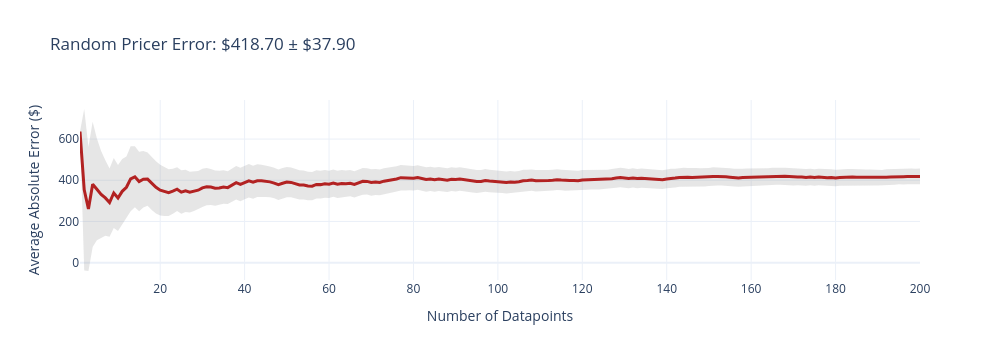
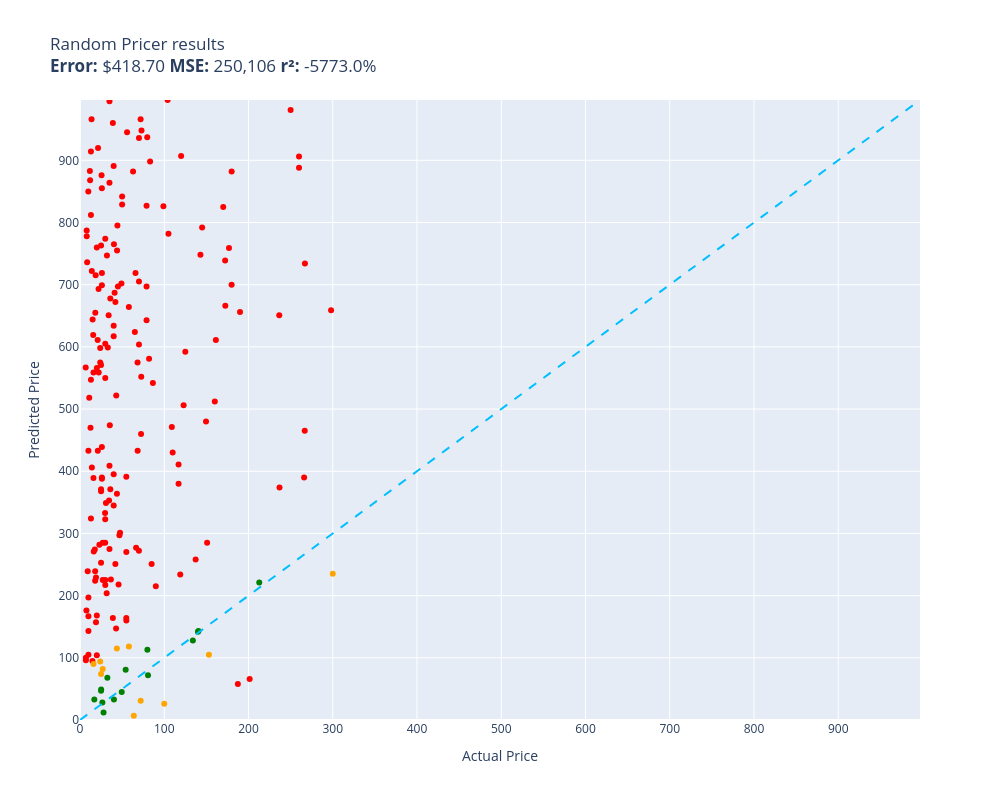

These figures' notebook cell, in order:
### Code cell
random.seed(42)
evaluate(random_pricer, test)

### Figure 1 — Plotly figure (JSON) as saved in the notebook; plotly's stock layout.template omitted (floating-point values rounded to 4 significant figures; data arrays with more than 128 entries replaced by an {"elided": "..."} marker saying what was removed)
{"data": [{"fill": "toself", "fillcolor": "rgba(128,128,128,0.2)", "hoverinfo": "skip", "line": {"color": "rgba(255,255,255,0)"}, "name": "95% CI", "showlegend": false, "type": "scatter", "x": {"elided": "400 int values"}, "y": {"elided": "400 float values"}}, {"customdata": {"elided": "200x1 float values"}, "hovertemplate": "n=%{x}<br>Avg Error=$%{y:,.2f}<br>±95% CI=$%{customdata[0]:,.2f}<extra></extra>", "line": {"color": "firebrick", "width": 3}, "mode": "lines", "name": "Cumulative Avg Error", "type": "scatter", "x": {"elided": "200 int values"}, "y": {"elided": "200 float values"}}], "layout": {"height": 360, "showlegend": false, "title": {"text": "Random Pricer Error: $418.70 ± $37.90"}, "width": 1000, "xaxis": {"title": {"text": "Number of Datapoints"}}, "yaxis": {"title": {"text": "Average Absolute Error ($)"}}}}

### Figure 2 — Plotly figure (JSON) as saved in the notebook; plotly's stock layout.template omitted (floating-point values rounded to 4 significant figures; data arrays with more than 128 entries replaced by an {"elided": "..."} marker saying what was removed)
{"data": [{"customdata": {"elided": "174x1 str values"}, "hovertemplate": "%{customdata[0]}<extra></extra>", "legendgroup": "red", "marker": {"color": "red", "size": 6, "symbol": "circle"}, "mode": "markers", "name": "red", "orientation": "v", "showlegend": true, "type": "scatter", "x": {"elided": "174 float values"}, "xaxis": "x", "y": {"elided": "174 int values"}, "yaxis": "y"}, {"customdata": [["Yosoo Piano Keyboard Stands, Black Porta...\nGuess=$115.00 Actual=$43.79"], ["Nilight Headlight Assembly for 2003 2004...\nGuess=$26.00 Actual=$99.99"], ["AC Adapter Charger for Samsung 7 Spin 2-...\nGuess=$90.00 Actual=$15.99"], ["14 pt Green Folders, Full Cut End Tab, L...\nGuess=$31.00 Actual=$72.00"], ["RSI Racing GH-2 Hi-Power Grip Heater Ele...\nGuess=$7.00 Actual=$63.86"], ["Stehlen 733469494546 Compatible with 201...\nGuess=$105.00 Actual=$153.00"], ["Runspeed Knee Shin Guards Adult Elbow & ...\nGuess=$82.00 Actual=$26.99"], ["Suifdu USB Headset with Noise Cancelling...\nGuess=$74.00 Actual=$24.99"], ["K&N Cold Air Intake Kit: High Performanc...\nGuess=$235.00 Actual=$299.99"], ["SUPERONE for iPhone 14 Pro Phone MagSafe...\nGuess=$94.00 Actual=$23.99"], ["Ontel Magic Tracks Mega Set - 2 LED Race...\nGuess=$118.00 Actual=$57.99"]], "hovertemplate": "%{customdata[0]}<extra></extra>", "legendgroup": "orange", "marker": {"color": "orange", "size": 6, "symbol": "circle"}, "mode": "markers", "name": "orange", "orientation": "v", "showlegend": true, "type": "scatter", "x": [43.79, 99.99, 15.99, 72.0, 63.86, 153.0, 26.99, 24.99, 300.0, 23.99, 57.99], "xaxis": "x", "y": [115, 26, 90, 31, 7, 105, 82, 74, 235, 94, 118], "yaxis": "y"}, {"customdata": [["Disney Alice In Wonderland Oh Dear PopSo...\nGuess=$33.00 Actual=$16.99"], ["Dayco 5060950 Serpentine Belt , Black\nGuess=$28.00 Actual=$26.55"], ["Front Quick Complete Struts Assembly & R...\nGuess=$221.00 Actual=$212.75"], ["Cerwin-Vega H7653 6.5\" 60W RMS /340W MAX...\nGuess=$45.00 Actual=$49.52"], ["House, Home and More Set of 12 Adhesive ...\nGuess=$128.00 Actual=$133.95"], ["SAS Safety 690-1510 Hi-Viz Class-3 Hoode...\nGuess=$81.00 Actual=$54.20"], ["Beck/Arnley 051-6291 Hub and Bearing Ass...\nGuess=$72.00 Actual=$80.74"], ["parts-quick 256MB Kit 2 X 128MB DRAM Mem...\nGuess=$47.00 Actual=$24.99"], ["All Balls Racing 25-1616 Wheel Bearing a...\nGuess=$33.00 Actual=$40.30"], ["FastCap SpeedRoller Pro Laminate Rollers...\nGuess=$68.00 Actual=$32.49"], ["CSF 2830: Radiator Toyota Tundra 3.4L 20...\nGuess=$143.00 Actual=$140.59"], ["Rugged Ridge | Wheel Spacer Kit, 1.25 In...\nGuess=$142.00 Actual=$139.99"], ["AT-A-GLANCE PM23928 90/120-Day Undated H...\nGuess=$49.00 Actual=$25.13"], ["FGKQ Touchless Kitchen Faucet with Pull ...\nGuess=$113.00 Actual=$79.99"], ["WerKens Genuine Leather Guitar Strap 3\" ...\nGuess=$12.00 Actual=$27.99"]], "hovertemplate": "%{customdata[0]}<extra></extra>", "legendgroup": "green", "marker": {"color": "green", "size": 6, "symbol": "circle"}, "mode": "markers", "name": "green", "orientation": "v", "showlegend": true, "type": "scatter", "x": [16.99, 26.55, 212.8, 49.52, 133.9, 54.2, 80.74, 24.99, 40.3, 32.49, 140.6, 140.0, 25.13, 79.99, 27.99], "xaxis": "x", "y": [33, 28, 221, 45, 128, 81, 72, 47, 33, 68, 143, 142, 49, 113, 12], "yaxis": "y"}, {"hoverinfo": "skip", "line": {"color": "deepskyblue", "dash": "dash", "width": 2}, "mode": "lines", "name": "y = x", "showlegend": false, "type": "scatter", "x": [0, 997], "y": [0, 997]}], "layout": {"height": 800, "legend": {"title": {"text": "color"}, "tracegroupgap": 0}, "showlegend": false, "title": {"text": "Random Pricer results<br><b>Error:</b> $418.70 <b>MSE:</b> 250,106 <b>r²:</b> -5773.0%"}, "width": 1000, "xaxis": {"anchor": "y", "domain": [0, 1], "range": [0, 997], "title": {"text": "Actual Price"}}, "yaxis": {"anchor": "x", "domain": [0, 1], "range": [0, 997], "title": {"text": "Predicted Price"}}}}
